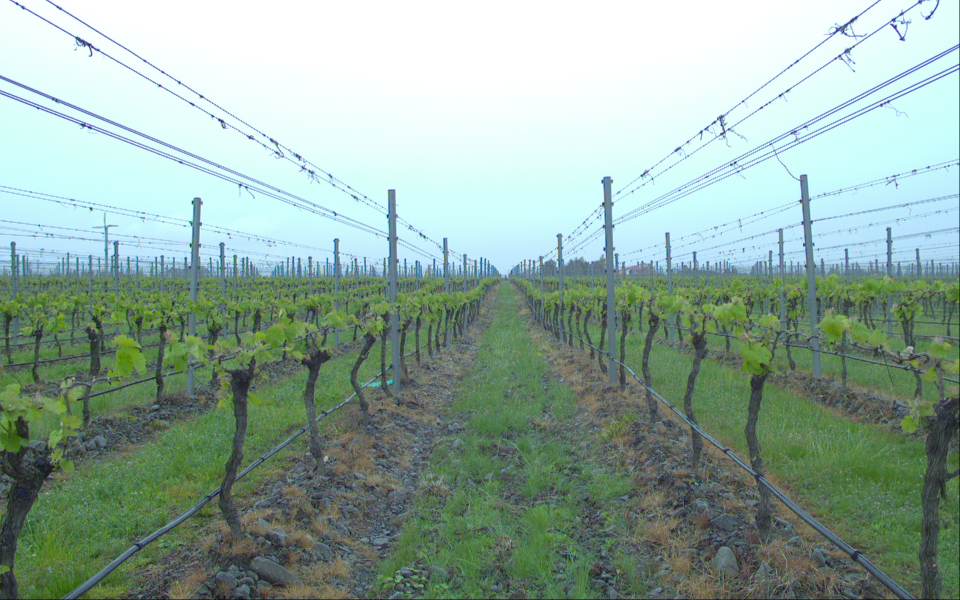
//> input picture src/fm_images/frame0000.jpg, 1920 x 1200 px (shown at 1/2 size); the run also reads 1 picture not shown here
$ ./feature_matcher fm_images/frame0000.jpg fm_images/frame0002.jpg   (built with g++ and OpenCV 4)
//> lines starting //> are read from the running program, lines starting //| are printed output that depends on the picture; after the words box and inside, x2 and y2 are one past the last pixel; in counts of white or black regions, pixels touching at a corner belong together
#include <iostream>
#include <opencv2/core/core.hpp>
#include <opencv2/features2d/features2d.hpp>
#include <opencv2/highgui/highgui.hpp>
#include <opencv2/opencv.hpp>

using namespace std;
using namespace cv;

// we're NOT "using namespace std;" here, to avoid collisions between the beta variable and std::beta in c++17
// using std::cin;
// using std::cout;
// using std::endl;

int main (int argc, char** argv)
{
    if (argc != 3)
    {
        cout<<"usage: feature_extraction img1 img2"<<endl;
        return 1;
    }

    Mat img_1 = imread(argv[1], IMREAD_COLOR);
//> img_1 is the input picture: 1200 rows x 1920 cols, CV_8UC3; mean B, G, R 157.7, 169, 145.2
    Mat img_2 = imread(argv[2], IMREAD_COLOR);


    std::vector<KeyPoint> keypoints_1, keypoints_2;
    Mat descriptors_1, descriptors_2;
    Ptr<FeatureDetector> detector = ORB::create();
    Ptr<DescriptorExtractor> descriptor = ORB::create();

    Ptr<DescriptorMatcher> matcher  = DescriptorMatcher::create("BruteForce-Hamming");


    detector->detect(img_1,keypoints_1);
//> keypoints_1 = 500 keypoints; strongest (x, y, size): (444, 250, 31), (426, 232, 31), (1469, 325, 31), (1800, 78, 31)
    detector->detect(img_2,keypoints_2);
//> keypoints_2 = 500 keypoints; strongest (x, y, size): (182, 94, 31), (446, 255, 31), (319, 170, 31), (444, 250, 31)


    descriptor->compute(img_1, keypoints_1, descriptors_1);
    descriptor->compute(img_2, keypoints_2, descriptors_2);

    Mat outimg1;
    drawKeypoints(img_1, keypoints_1, outimg1, Scalar::all(-1), DrawMatchesFlags::DEFAULT);
    // imshow("ORB特征点",outimg1);


    vector<DMatch> matches;
    //BFMatcher matcher ( NORM_HAMMING );
    matcher->match (descriptors_1, descriptors_2, matches);
//> matches = 500 matches

    double min_dist=10000, max_dist=0;

    for (int i = 0; i < descriptors_1.rows; i++)
    {
        double dist = matches[i].distance;
        if (dist < min_dist) min_dist = dist;
        if (dist > max_dist) max_dist = dist;
    }
//> this loop made 500 passes
//> (dist, min_dist, max_dist) on pass 1: (43, 43, 43)
//> (dist, max_dist) on passes 2, 11, 69, 98, 170, 249: (61, 61), (67, 67), (71, 71), (74, 74), (75, 75), (83, 83)
//> after the loop, min_dist = 2; max_dist = 83

    printf ( "-- Max dist : %f \n", max_dist );
//| -- Max dist : 83.000000
    printf ( "-- Min dist : %f \n", min_dist );
//| -- Min dist : 2.000000

    std::vector< DMatch > good_matches;
    for (int i = 0; i < descriptors_1.rows; i++)
    {
        if ( matches[i].distance <= max(2*min_dist, 30.0))
        {
            good_matches.push_back(matches[i]);
        }
    }
//> after the loop, good_matches = 316 matches

    Point2f img1_pts[good_matches.size()];
    Point2f img2_pts[good_matches.size()];

    Mat lambda(2, 4, CV_32FC1);
    lambda = Mat::zeros(img_1.rows, img_1.cols, img_1.type());

    std::vector<cv::Point2f> yourPoints1;
    std::vector<cv::Point2f> yourPoints2;
    cv::Mat pt_img1 = cv::Mat::zeros(cv::Size(img_1.cols, img_1.rows), CV_8UC3);
    cv::Mat pt_img2 = cv::Mat::zeros(cv::Size(img_1.cols, img_1.rows), CV_8UC3);
    // yourPoints1.push_back(cv::Point2f(702,360));
    // yourPoints2.push_back(cv::Point2f(828,104));
    std::cout << "number of good matches: " << good_matches.size() << endl;
//| number of good matches: 316

    // cv::circle(pt_img1,
    //         cv::Point(yourPoints1[0]), 5,
    //         CV_RGB(245, 23, 23), -1);

    // cv::circle(img_2,
    //         cv::Point(828, 104), 5,
    //         CV_RGB(245, 23, 23), -1);

    for(size_t i = 0; i < good_matches.size(); i++) {
        img1_pts[i] = Point2f(keypoints_1.at(good_matches[i].queryIdx).pt.x, keypoints_1.at(good_matches[i].queryIdx).pt.y);
        img2_pts[i] = Point2f(keypoints_2.at(good_matches[i].trainIdx).pt.x, keypoints_2.at(good_matches[i].trainIdx).pt.y);
        yourPoints1.push_back(img1_pts[i]);
        yourPoints2.push_back(img2_pts[i]);
        cout << "img1_pts: " << img1_pts[i] << endl;
        cout << "img2_pts: " << img2_pts[i] << endl;
        cv::circle(img_1,
                    cv::Point(img1_pts[i]), 3,
                    CV_RGB(245, 23, 23), -1);

        // cv::circle(img_2,
        //             cv::Point(img2_pts[i]), 3,
        //             CV_RGB(245, 23, 23), -1);
    }
//> this loop made 316 passes
//| img1_pts: [848, 474]
//| img2_pts: [848, 474]
//| img1_pts: [256, 514]
//| img2_pts: [256, 514]
//> (the first 4 of 16 printed lines)
//> (output is shown up to pass 8 of 316)
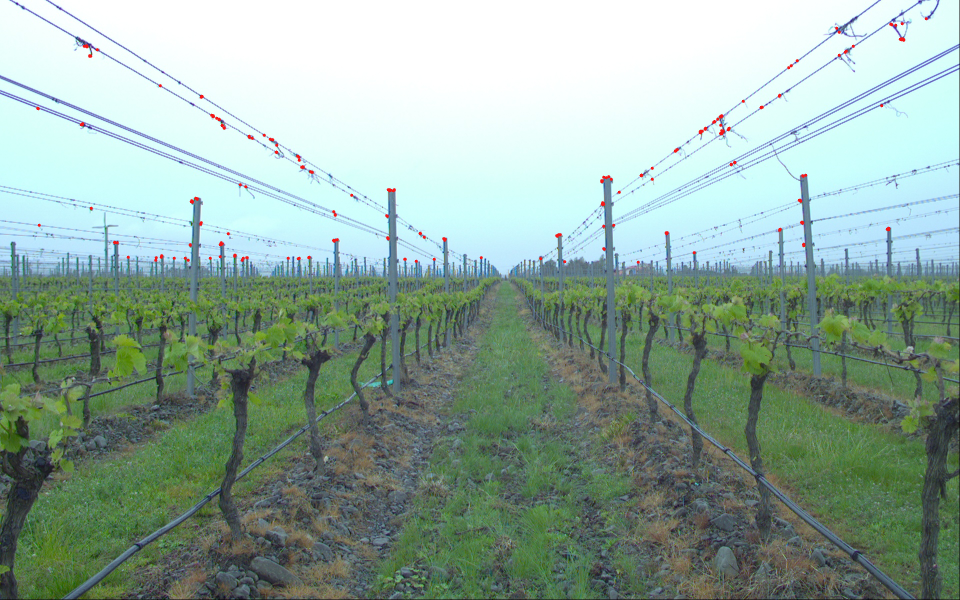
//> img_1: 1200 rows x 1920 cols, CV_8UC3 (shown at 1/2 size); 0.2% of pixels changed, all inside (x1, y1, x2, y2) = (72, 34, 1856, 528)
//> after the loop, yourPoints1 = 316 Points (x, y), first 12: [848, 474], [256, 514], [173, 91], [1238, 384], [1577, 135], [1456, 259], [1282, 350], [962, 515], [840, 466], [444, 250], [420, 516], [1441, 250]; yourPoints2 = 316 Points (x, y), first 12: [848, 474], [256, 514], [172.8, 91.2], [1238, 384], [1582.8, 130.8], [1457, 259], [1282, 350], [962, 515], [840, 466], [444, 250], [420, 516], [1442, 250]

    // lambda = getPerspectiveTransform(img1_pts, img2_pts);
    // lambda = getAffineTransform(img1_pts, img2_pts);
    lambda = findHomography(yourPoints1, yourPoints2, RANSAC, 9.0);
//> lambda = [[1, -0.00213, 0.513], [0.000481, 0.999, -0.178], [6.82e-07, -1.97e-06, 1]]
    Mat dst_mat = Mat::zeros(img_1.rows, img_1.cols, img_1.type());
    cout << "lambda = " << endl << " " << lambda << endl << endl;
//| lambda =
//|  [1.000487000819182, -0.002134035295813266, 0.5133539343921781;
//|  0.0004809004263121844, 0.9989496607952576, -0.1781300602590301;
//|  6.822460912975545e-07, -1.968007766364113e-06, 0.9999999999999999]

    for (size_t i = 0; i < yourPoints1.size(); i++) {
        cv::Mat_<double> src(3/*rows*/,1 /* cols */);

        src(0,0)=yourPoints1[i].x;
        src(1,0)=yourPoints1[i].y;
        src(2,0)=1.0;

        cv::Mat_<double> dst = lambda*src; //USE MATRIX ALGEBRA
        // yourPoints1[i] = cv::Point2f(dst(0,0), dst(1,0));

        std::cout << "input" << i << " : " << yourPoints1[i] << std::endl;
        std::cout << "output" << i << ": " << cv::Point2f(dst(0,0), dst(1,0)) << std::endl;

        cv::circle(img_2,
                    cv::Point(cv::Point2f(dst(0,0), dst(1,0))), 3,
                    CV_RGB(245, 23, 23), -1);
    }
//> this loop made 316 passes
//> dst on passes 1 to 3: [847.9, 473.7, 1], [255.5, 513.4, 0.999], [173.4, 90.81, 1]
//| input0 : [848, 474]
//| output0: [847.915, 473.732]
//| input1 : [256, 514]
//| output1: [255.541, 513.405]
//> (the first 4 of 16 printed lines)
//> (output is shown up to pass 8 of 316)
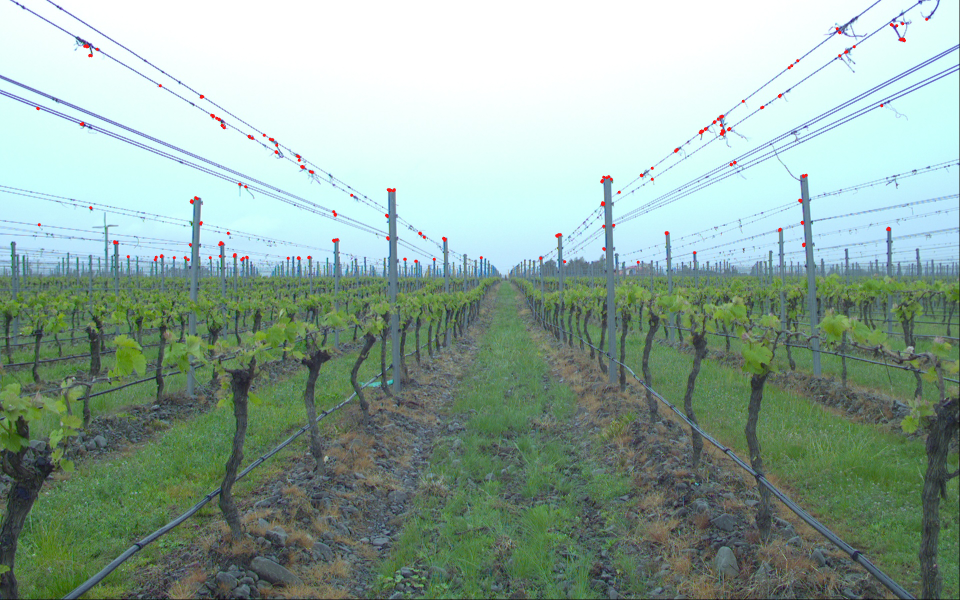
//> img_2: 1200 rows x 1920 cols, CV_8UC3 (shown at 1/2 size); mean B, G, R 157.4, 168.7, 145.5

    Mat img_match;
    Mat img_goodmatch;
    drawMatches ( img_1, keypoints_1, img_2, keypoints_2, matches, img_match );
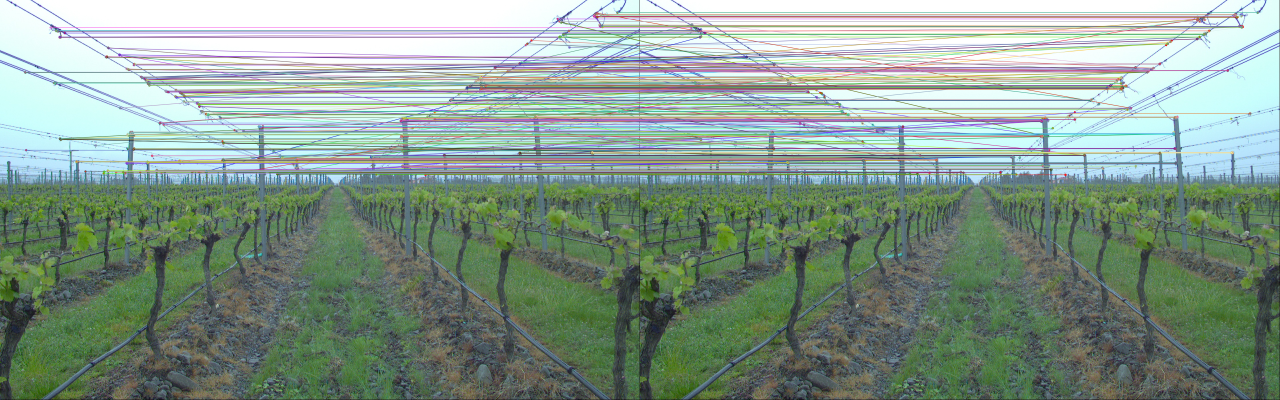
//> img_match: 1200 rows x 3840 cols, CV_8UC3 (shown at 1/3 size); mean B, G, R 142.4, 154.6, 135.5
    drawMatches ( img_1, keypoints_1, img_2, keypoints_2, good_matches, img_goodmatch );
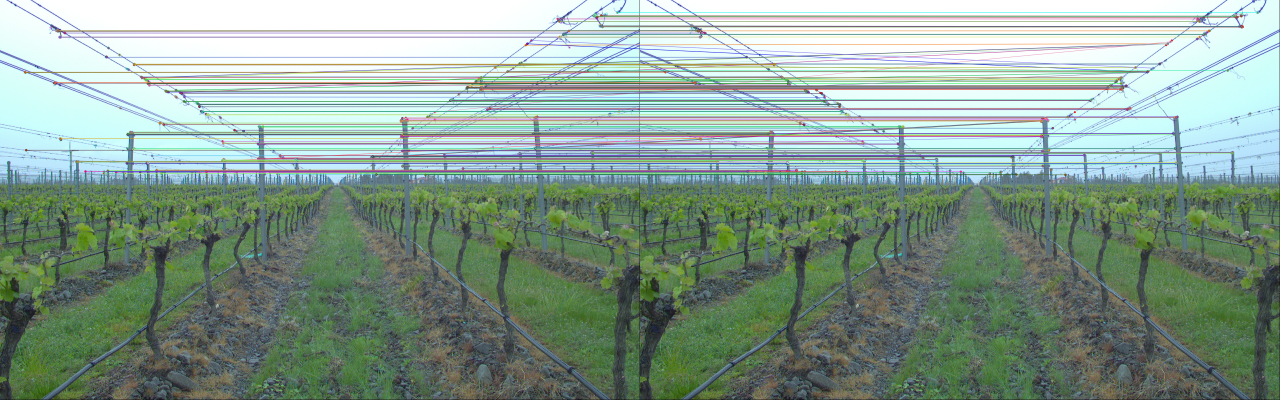
//> img_goodmatch: 1200 rows x 3840 cols, CV_8UC3 (shown at 1/3 size); mean B, G, R 145.8, 158.3, 137.2


    // [41 lines of commented-out code are left out]
    cv::resize(img_1, img_1, cv::Size(), 0.75, 0.75);
//> img_1: 900 rows x 1440 cols, CV_8UC3
    cv::resize(img_2, img_2, cv::Size(), 0.75, 0.75);
//> img_2: 900 rows x 1440 cols, CV_8UC3
    imshow ( "img_1", img_1 );
    imshow ( "img_2", img_2 );
    // imshow ( "img_goodmatch", img_goodmatch );
    waitKey(0);

    // [17 lines of commented-out code are left out]

    return 0;
}
